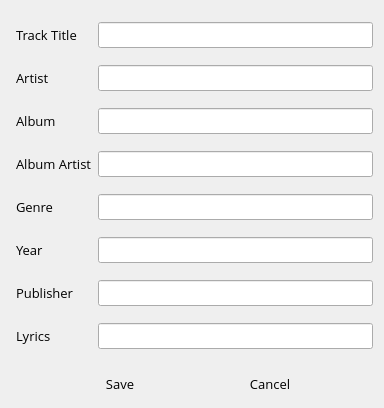
<?xml version="1.0" encoding="UTF-8"?>
<ui version="4.0">
 <class>EditMetaDataDialog</class>
 <widget class="QDialog" name="EditMetaDataDialog">
  <property name="windowModality">
   <enum>Qt::NonModal</enum>
  </property>
  <property name="geometry">
   <rect>
    <x>0</x>
    <y>0</y>
    <width>384</width>
    <height>408</height>
   </rect>
  </property>
  <property name="sizePolicy">
   <sizepolicy hsizetype="Fixed" vsizetype="Fixed">
    <horstretch>0</horstretch>
    <verstretch>0</verstretch>
   </sizepolicy>
  </property>
  <property name="font">
   <font>
    <family>Open Sans</family>
    <pointsize>10</pointsize>
   </font>
  </property>
  <property name="windowTitle">
   <string>Edit Song MetaData</string>
  </property>
  <property name="windowIcon">
   <iconset>
    <normaloff>icons/ic_main.png</normaloff>icons/ic_main.png</iconset>
  </property>
  <property name="toolTip">
   <string/>
  </property>
  <property name="statusTip">
   <string/>
  </property>
  <property name="whatsThis">
   <string>&lt;html&gt;&lt;head/&gt;&lt;body&gt;&lt;p&gt;&lt;span style=&quot; font-size:10pt;&quot;&gt;Edit MetaData(ID3 Tags) of song, we use MetaData to recommend new songs.&lt;/span&gt;&lt;/p&gt;&lt;p&gt;&lt;span style=&quot; font-size:10pt;&quot;&gt;Wrong MetaData may result in incorrect or no recommendation of this song&lt;/span&gt;&lt;/p&gt;&lt;/body&gt;&lt;/html&gt;</string>
  </property>
  <property name="modal">
   <bool>false</bool>
  </property>
  <layout class="QGridLayout" name="gridLayout">
   <item row="1" column="2">
    <widget class="QPushButton" name="saveButton">
     <property name="sizeIncrement">
      <size>
       <width>0</width>
       <height>0</height>
      </size>
     </property>
     <property name="text">
      <string>Save</string>
     </property>
     <property name="icon">
      <iconset>
       <normaloff>icons/ic_save.png</normaloff>icons/ic_save.png</iconset>
     </property>
     <property name="iconSize">
      <size>
       <width>25</width>
       <height>25</height>
      </size>
     </property>
     <property name="autoDefault">
      <bool>false</bool>
     </property>
     <property name="default">
      <bool>false</bool>
     </property>
     <property name="flat">
      <bool>true</bool>
     </property>
    </widget>
   </item>
   <item row="0" column="0" colspan="6">
    <layout class="QFormLayout" name="formLayout">
     <property name="fieldGrowthPolicy">
      <enum>QFormLayout::AllNonFixedFieldsGrow</enum>
     </property>
     <item row="0" column="0">
      <widget class="QLabel" name="titleLabel">
       <property name="text">
        <string>Track Title</string>
       </property>
       <property name="indent">
        <number>5</number>
       </property>
      </widget>
     </item>
     <item row="0" column="1">
      <widget class="QLineEdit" name="titleLineEdit"/>
     </item>
     <item row="1" column="0">
      <widget class="QLabel" name="artistLabel">
       <property name="text">
        <string>Artist</string>
       </property>
       <property name="indent">
        <number>5</number>
       </property>
      </widget>
     </item>
     <item row="1" column="1">
      <widget class="QLineEdit" name="artistLineEdit"/>
     </item>
     <item row="2" column="0">
      <widget class="QLabel" name="albumLabel">
       <property name="text">
        <string>Album</string>
       </property>
       <property name="indent">
        <number>5</number>
       </property>
      </widget>
     </item>
     <item row="2" column="1">
      <widget class="QLineEdit" name="albumLineEdit"/>
     </item>
     <item row="3" column="0">
      <widget class="QLabel" name="albumArtistLabel">
       <property name="text">
        <string>Album Artist</string>
       </property>
       <property name="indent">
        <number>5</number>
       </property>
      </widget>
     </item>
     <item row="3" column="1">
      <widget class="QLineEdit" name="albumArtistLineEdit"/>
     </item>
     <item row="4" column="0">
      <widget class="QLabel" name="genreLabel">
       <property name="text">
        <string>Genre</string>
       </property>
       <property name="indent">
        <number>5</number>
       </property>
      </widget>
     </item>
     <item row="4" column="1">
      <widget class="QLineEdit" name="genreLineEdit"/>
     </item>
     <item row="5" column="0">
      <widget class="QLabel" name="yearLabel">
       <property name="text">
        <string>Year</string>
       </property>
       <property name="indent">
        <number>5</number>
       </property>
      </widget>
     </item>
     <item row="5" column="1">
      <widget class="QLineEdit" name="yearLineEdit"/>
     </item>
     <item row="6" column="0">
      <widget class="QLabel" name="publisherLabel">
       <property name="text">
        <string>Publisher</string>
       </property>
       <property name="indent">
        <number>5</number>
       </property>
      </widget>
     </item>
     <item row="6" column="1">
      <widget class="QLineEdit" name="publisherLineEdit"/>
     </item>
     <item row="7" column="0">
      <widget class="QLabel" name="lyricsLabel">
       <property name="text">
        <string>Lyrics</string>
       </property>
       <property name="indent">
        <number>5</number>
       </property>
      </widget>
     </item>
     <item row="7" column="1">
      <widget class="QLineEdit" name="lyricsLineEdit">
       <property name="sizePolicy">
        <sizepolicy hsizetype="Expanding" vsizetype="Fixed">
         <horstretch>10</horstretch>
         <verstretch>10</verstretch>
        </sizepolicy>
       </property>
      </widget>
     </item>
    </layout>
   </item>
   <item row="1" column="5">
    <spacer name="horizontalSpacer_3">
     <property name="orientation">
      <enum>Qt::Horizontal</enum>
     </property>
     <property name="sizeHint" stdset="0">
      <size>
       <width>40</width>
       <height>20</height>
      </size>
     </property>
    </spacer>
   </item>
   <item row="1" column="4">
    <widget class="QPushButton" name="cancelButton">
     <property name="text">
      <string>Cancel</string>
     </property>
     <property name="icon">
      <iconset>
       <normaloff>icons/ic_cancel.png</normaloff>icons/ic_cancel.png</iconset>
     </property>
     <property name="iconSize">
      <size>
       <width>25</width>
       <height>25</height>
      </size>
     </property>
     <property name="autoDefault">
      <bool>false</bool>
     </property>
     <property name="default">
      <bool>false</bool>
     </property>
     <property name="flat">
      <bool>true</bool>
     </property>
    </widget>
   </item>
   <item row="1" column="1">
    <spacer name="horizontalSpacer_1">
     <property name="orientation">
      <enum>Qt::Horizontal</enum>
     </property>
     <property name="sizeHint" stdset="0">
      <size>
       <width>40</width>
       <height>20</height>
      </size>
     </property>
    </spacer>
   </item>
   <item row="1" column="3">
    <spacer name="horizontalSpacer_2">
     <property name="orientation">
      <enum>Qt::Horizontal</enum>
     </property>
     <property name="sizeHint" stdset="0">
      <size>
       <width>40</width>
       <height>20</height>
      </size>
     </property>
    </spacer>
   </item>
  </layout>
 </widget>
 <tabstops>
  <tabstop>titleLineEdit</tabstop>
  <tabstop>artistLineEdit</tabstop>
  <tabstop>albumLineEdit</tabstop>
  <tabstop>albumArtistLineEdit</tabstop>
  <tabstop>genreLineEdit</tabstop>
  <tabstop>yearLineEdit</tabstop>
  <tabstop>publisherLineEdit</tabstop>
  <tabstop>lyricsLineEdit</tabstop>
  <tabstop>saveButton</tabstop>
  <tabstop>cancelButton</tabstop>
 </tabstops>
 <resources/>
 <connections/>
</ui>
